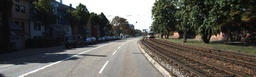
#> input picture examples/example_data/reconstruction/left/0000000000.jpg, 256 x 77 px, shrunk from 1242 x 375 before the run
$ jupyter execute Demo_reconstruction_loss.ipynb   (shell and % lines are left out)
#> lines starting #> are read from the running program, lines starting #| are printed output that depends on the picture; long printed decimals are rounded
[cell 1]
import numpy as np
import cv2
import matplotlib.pyplot as plt
import matplotlib.image as mpimg
import random
from numpy.linalg import multi_dot, inv

[cell 2]
left_view = mpimg.imread('./example_data/reconstruction/left/0000000000.jpg')
#> left_view is the input picture: shape (77, 256, 3); mean R, G, B 89.9, 88.2, 83.1
right_view = mpimg.imread('./example_data/reconstruction/right/0000000000.jpg')
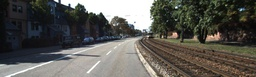
#> input picture examples/example_data/reconstruction/right/0000000000.jpg, 256 x 77 px, shrunk from 1242 x 375 before the run
#> right_view is the input picture: shape (77, 256, 3); mean R, G, B 91, 89.5, 84.1
#Sample depth map output from another repo
ref = mpimg.imread('./example_data/reconstruction/depth_sample/0000000000.jpg', 0)
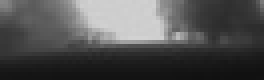
#> input picture examples/example_data/reconstruction/depth_sample/0000000000.jpg, 66 x 20 px, shrunk from 320 x 96 before the run (shown 4 times larger)
#> ref is the input picture: shape (20, 66); min 17, max 210, mean 81
#01,05,15,19,35
f, (ax1, ax2) = plt.subplots(1,2, figsize=(20,6))
ax1.set_title('Left view')
ax1.imshow(left_view)
ax2.set_title('Right view')
ax2.imshow(right_view)
plt.show()
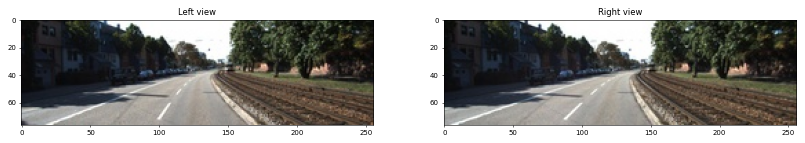
#> figure drawn by matplotlib, 2 panels

[cell 3]
ref = ref / 3 #reverse previous enhancement
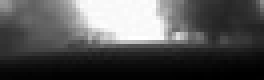
#> ref: shape (20, 66) float64 (shown 4 times larger); min 5.67, max 70, mean 27; drawn with min black and max white
ref = cv2.resize(ref, (left_view.shape[1], left_view.shape[0]))
#> ref: shape (77, 256) float64
rd = np.dot(np.random.rand(ref.shape[0], ref.shape[1]), np.amax(ref))
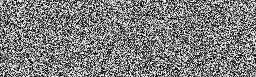
#> rd: shape (77, 256) float64; min 0.00507, max 69.97, mean 34.7; drawn with min black and max white

print(np.amax(rd), np.amin(rd))
#| 69.972 0.00507

f, (ax1, ax2) = plt.subplots(1,2, figsize=(20,6))
ax1.imshow(ref, cmap='gray')
ax1.set_title("Sample depth map")
ax2.imshow(rd, 'gray')
ax2.set_title("Randomly initialized depth map")
plt.show()

## Warping Function
$p_{3} = K_{3}R_{3}K_{2}^{-1}Z_{w}p_{2}-K_{3}R_{3}C_{3}$ <br/>
http://www.epixea.com/research/multi-view-coding-thesisch4.html <br/>

Annotations: <br/>
- 2: Original scene (left), 3: Warped / synthesized scene (target right)
- $p_{2}$: Source pixel position on original scene ($\mathbb{R}^{2}$)
- $p_{3}$: Warped pixel position on synthesized scene ($\mathbb{R}^{2}$)
- $Z_{w}$: Depth of point in real scene (Point $P_{w} = (X_{w}, Y_{w}, Z_{w})^{T} \in \mathbb{R}^{3}$)
- $K_{2}, K_{3}$: Intrinsic parameters ($\mathbb{R}_{3x3}$)
- $R_{3}$: Rotation matrix (related to camera position 1) ($\mathbb{R}_{3x3}$)
- $C_{3}$: Camera center potision (related to camera position 1) ($\mathbb{R}^{3}$)

https://github.com/yanii/kitti-pcl/blob/master/KITTI_README.TXT <br/>
The color and grayscale cameras are mounted close to each other (~6 cm), the baseline of both stereo rigs is approximately 54 cm. <br/>
The opening angle of the cameras (left-right) is approximately 90 degrees.

[cell 4]
class Reconstruction():
    def __init__(self, date):
        self.date = date
        self.K2R2_K3 = None
        self.K3R3C3 = None
        self.K3R3_K2 = None
        self.K2R2C2 = None

        self._get_transformations()

    def _get_transformations(self):
        if self.date=='2011_09_26':
            self.K2 = np.array([[9.597910e+02, 0.000000e+00, 6.960217e+02],
                               [0.000000e+00, 9.569251e+02, 2.241806e+02],
                               [0.000000e+00, 0.000000e+00, 1.000000e+00]])
            self.K3 = np.array([[9.037596e+02, 0.000000e+00, 6.957519e+02],
                               [0.000000e+00, 9.019653e+02, 2.242509e+02],
                               [0.000000e+00, 0.000000e+00,1.000000e+00]])
            self.R2 = np.array([[ 9.999758e-01, -5.267463e-03, -4.552439e-03],
                                [ 5.251945e-03,  9.999804e-01, -3.413835e-03],
                                [ 4.570332e-03,  3.389843e-03,  9.999838e-01]])
            self.t2 = np.array([[ 5.956621e-02],
                                [ 2.900141e-04],
                                [ 2.577209e-03]])
            self.R3 = np.array([[ 9.995599e-01,  1.699522e-02, -2.431313e-02],
                                [-1.704422e-02,  9.998531e-01, -1.809756e-03],
                                [ 2.427880e-02,  2.223358e-03,  9.997028e-01]])
            self.t3 = np.array([[-4.731050e-01],
                                [ 5.551470e-03],
                                [-5.250882e-03]])

        elif self.date=='2011_09_28':
            self.K2 = np.array([[9.569475e+02, 0.000000e+00, 6.939767e+02],
                                [0.000000e+00, 9.522352e+02, 2.386081e+02],
                                [0.000000e+00, 0.000000e+00, 1.000000e+00]])
            self.K3 = np.array([[9.011007e+02, 0.000000e+00, 6.982947e+02],
                                [0.000000e+00, 8.970639e+02, 2.377447e+02],
                                [0.000000e+00, 0.000000e+00, 1.000000e+00]])
            self.R2 = np.array([[ 9.999838e-01, -5.012736e-03, -2.710741e-03],
                                [ 5.002007e-03,  9.999797e-01, -3.950381e-03],
                                [ 2.730489e-03,  3.936758e-03,  9.999885e-01]])
            self.t2 = np.array([[ 5.989688e-02],
                                [-1.367835e-03],
                                [ 4.637624e-03]])
            self.R3 = np.array([[ 9.995054e-01,  1.665288e-02, -2.667675e-02],
                                [-1.671777e-02,  9.998578e-01, -2.211228e-03],
                                [ 2.663614e-02,  2.656110e-03,  9.996417e-01]])
            self.t3 = np.array([[-4.756270e-01],
                                [ 5.296617e-03],
                                [-5.437198e-03]])

        elif self.date=='2011_09_29':
            self.K2 = np.array([[9.607501e+02, 0.000000e+00, 6.944288e+02],
                                [0.000000e+00, 9.570051e+02, 2.363374e+02],
                                [0.000000e+00, 0.000000e+00, 1.000000e+00]])
            self.K3 = np.array([[9.047872e+02, 0.000000e+00, 6.946163e+02],
                                [0.000000e+00, 9.017079e+02, 2.353088e+02],
                                [0.000000e+00, 0.000000e+00, 1.000000e+00]])
            self.R2 = np.array([[ 9.999807e-01, -5.053665e-03, -3.619905e-03],
                                [ 5.036396e-03,  9.999760e-01, -4.764072e-03],
                                [ 3.643894e-03,  4.745749e-03,  9.999821e-01]])
            self.t2 = np.array([[ 5.948968e-02],
                                [-8.603063e-04],
                                [ 2.662728e-03]])
            self.R3 = np.array([[ 9.995851e-01,  1.666283e-02, -2.349366e-02],
                                [-1.674297e-02,  9.998546e-01, -3.218496e-03],
                                [ 2.343662e-02,  3.610514e-03,  9.997188e-01]])
            self.t3 = np.array([[-4.732167e-01],
                                [ 5.830806e-03],
                                [-4.405247e-03]])

        elif self.date=='2011_09_30':
            self.K2 = np.array([[9.591977e+02, 0.000000e+00, 6.944383e+02],
                                [0.000000e+00, 9.529324e+02, 2.416793e+02],
                                [0.000000e+00, 0.000000e+00, 1.000000e+00]])
            self.K3 = np.array([[9.035972e+02, 0.000000e+00, 6.979803e+02],
                                [0.000000e+00, 8.979356e+02, 2.392935e+02],
                                [0.000000e+00, 0.000000e+00, 1.000000e+00]])
            self.R2 = np.array([[ 9.999805e-01, -4.971067e-03, -3.793081e-03],
                                [ 4.954076e-03,  9.999777e-01, -4.475856e-03],
                                [ 3.815246e-03,  4.456977e-03,  9.999828e-01]])
            self.t2 = np.array([[ 6.030222e-02],
                                [-1.293125e-03],
                                [ 5.900421e-03]])
            self.R3 = np.array([[ 9.994995e-01,  1.667420e-02, -2.688514e-02],
                                [-1.673122e-02,  9.998582e-01, -1.897204e-03],
                                [ 2.684969e-02,  2.346075e-03,  9.996367e-01]])
            self.t3 = np.array([[-4.747879e-01],
                                [ 5.631988e-03],
                                [-5.233709e-03]])

        elif self.date=='2011_10_03':
            self.K2 = np.array([[9.601149e+02, 0.000000e+00, 6.947923e+02],
                                [0.000000e+00, 9.548911e+02, 2.403547e+02],
                                [0.000000e+00, 0.000000e+00, 1.000000e+00]])
            self.K3 = np.array([[9.049931e+02, 0.000000e+00, 6.957698e+02],
                                [0.000000e+00, 9.004945e+02, 2.389820e+02],
                                [0.000000e+00, 0.000000e+00, 1.000000e+00]])
            self.R2 = np.array([[ 9.999788e-01, -5.008404e-03, -4.151018e-03],
                                [ 4.990516e-03,  9.999783e-01, -4.308488e-03],
                                [ 4.172506e-03,  4.287682e-03,  9.999821e-01]])
            self.t2 = np.array([[ 5.954406e-02],
                                [-7.675338e-04],
                                [ 3.582565e-03]])
            self.R3 = np.array([[ 9.995578e-01,  1.656369e-02, -2.469315e-02],
                                [-1.663353e-02,  9.998582e-01, -2.625576e-03],
                                [ 2.464616e-02,  3.035149e-03,  9.996916e-01]])
            self.t3 = np.array([[-4.738786e-01],
                                [ 5.991982e-03],
                                [-3.215069e-03]])

        #L2R
        dR = np.eye(3) #No rotation
        self.K3R3_K2 = multi_dot([self.K3, dR, inv(self.K2)])
        self.K3R3C3 = multi_dot([self.K3, dR, (self.t2 - self.t3)])

        #R2L
        self.K2R2_K3 = multi_dot([self.K2, dR, inv(self.K3)])
        self.K2R2C2 = multi_dot([self.K2, dR, (self.t3 - self.t2)])

    def _remap(self, p2, Zw, direction):
        if direction == 'L2R':
            p3 = np.dot(self.K3R3_K2, Zw*p2) - self.K3R3C3
            return [int(p3[0] / p3[2]), int(p3[1] / p3[2])]
        elif direction == 'R2L':
            p3 = np.dot(self.K2R2_K3, Zw*p2) - self.K2R2C2
            return [int(p3[0] / p3[2]), int(p3[1] / p3[2])]

    def _reconstruct(self, depth_map, src_image, direction):

#> called with direction = 'L2R'
        canvas = np.zeros_like(src_image, dtype=np.uint8)
        if np.amax(src_image) <= 1.0:
            src_image = np.dot(src_image, 255).astype(int)

        for x in range(src_image.shape[1]): #width
            for y in range(src_image.shape[0]):
                p3_x, p3_y = self._remap(p2=np.array([[x], [y], [1]]),
                                         Zw = depth_map[y][x], direction=direction)
                if(0 <= p3_x < src_image.shape[1] and 0 <= p3_y < src_image.shape[0]):
                    canvas[p3_y][p3_x] = src_image[y][x]
#> this loop made 256 passes
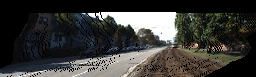
#> canvas: shape (77, 256, 3); mean R, G, B 57.9, 57.4, 54.8

        return canvas

    def _recon_loss(self, tar, syn):
        loss = 0
        pt = 0

        if np.amax(tar)<=1.0:
            tar = (np.dot(tar,255)) #Normalize [0.0, 1.0] --> [0, 255]

        tar = tar.astype(float)
        syn = syn.astype(float)

        dev = np.multiply((tar - syn), tar.astype(bool)) / 255
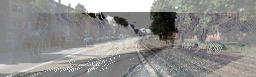
#> dev: shape (77, 256, 3) float64; mean R, G, B 0.13, 0.126, 0.115; drawn with min black and max white
        loss = np.sum(np.multiply(dev, dev))/ np.sum(tar.astype(bool))
        #dev = (tar - syn) / 255
        #loss = np.sum(np.multiply(dev, dev)) / (tar.shape[0]*tar.shape[1])

        return round(loss, 4)

    #Public function
    def compute_loss(self, depth_map, src_image, tar_image, direction):

        syn_image = self._reconstruct(depth_map=depth_map, src_image=src_image, direction=direction)
        loss = self._recon_loss(tar=tar_image, syn=syn_image)
        return loss, syn_image

[cell 5]
recon = [Reconstruction(date='2011_09_26'), Reconstruction(date='2011_09_28'),
         Reconstruction(date='2011_09_29'), Reconstruction(date='2011_09_30'),
         Reconstruction(date='2011_10_03')]

[cell 6]
loss1, synthesized1 = recon[0].compute_loss(ref, left_view, right_view, 'L2R')
loss2, synthesized2 = recon[0].compute_loss(rd, left_view, right_view, 'L2R')
#> call 2 of _reconstruct, with direction = 'L2R'
#> after the loop in _reconstruct (call 2), `for x in range(src_image.shape[1]):`:
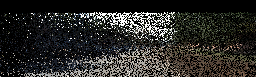
#> canvas: shape (77, 256, 3); mean R, G, B 42.8, 42.2, 39.6
#> in _recon_loss (call 2), `dev = np.multiply((tar - syn), tar.astype(bool)) / 255`:
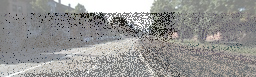
#> dev: shape (77, 256, 3) float64; mean R, G, B 0.189, 0.185, 0.175; drawn with min black and max white

print(loss1, loss2) #1381.1503 2374.9963
#| 0.1244 0.1524

[cell 7]
f, (ax1, ax2, ax3) = plt.subplots(3,1, figsize = (18,12))
ax1.set_title('Right view')
ax1.imshow(right_view)
ax2.set_title('Good synthesized')
ax2.imshow(synthesized1)
ax3.set_title('Poor synthesized')
ax3.imshow(synthesized2)
plt.show()
